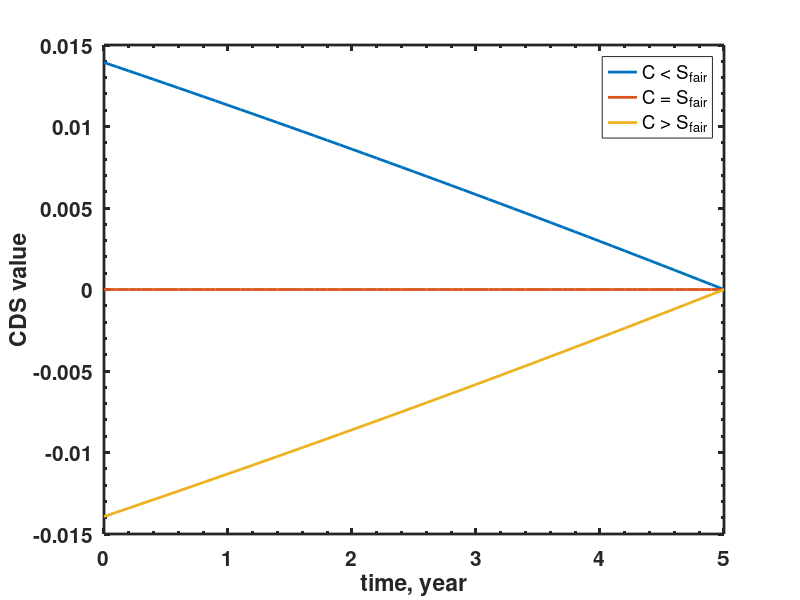

Reproduce this figure in MATLAB. (Note: this script raises an error after producing the figure.)
clear all
close all


%% time path for a flat hazard rate and short rate

h=0.01;
r=0.02;
R=0.4;
S_fair = (1-R)*h;
C=[0.003 S_fair 0.009];
T=5;
t=0:0.1:5;
hf = figure(1);
for i=1:length(C)
    V(i,:) = ((1-R)*h - C(i)).*(1 - exp(-(r+h).*(T-t)))/(r+h);
    plot(t,V(i,:),'linewidth',2);
    hold on
end
xlabel('time, year')
ylabel('CDS value')
legend('C < S_{fair}', 'C = S_{fair}','C > S_{fair}');
set(gca,'linewidth',2,'fontsize',15,'fontweight','bold','plotboxaspectratiomode','auto','xminortick','on','yminortick','on','TickLength',[0.04;0.02]);
set(gca,'box','on')
pbaspect([1 1 1])
saveTightFigure(hf,'continuousCDSTimePath.pdf')
